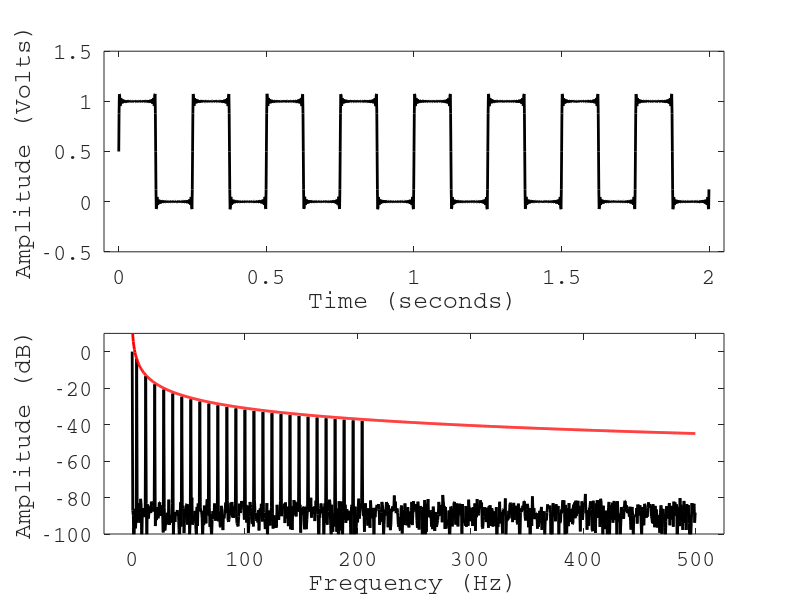

Write MATLAB code to recreate this figure.
clear;
close;
home;

%functions
%n is a constant
function retval = sinn_An(n,x)
	An = 2.0/pi/n;
	retval = An*sin(n.*x);
endfunction

%The full series
function retval = fourier_square(n,x)
	retval = 0.5;
	for i=[0:n]
		retval = retval+sinn_An(2*i+1,x);
	endfor
endfunction

%Prediction, for plotting
function retval = predict(f)
	retval = zeros(size(f));
	retval(1) = 0.5;
	n = length(f);
	for i=2:n
		retval(i) = 2.0/pi/i;
	endfor
endfunction

%dsp parameters for x-axis:
fs = 1000.0; %Hz
f_0 = 4; %Hz
T = 2.0; %Total time (10 sec)
dt = 1/fs;
df = 1/T;
f = transpose([0:df:fs/2-df]);
t = transpose([0.0:dt:T-dt]);
N = length(t)/2;
%dsp parameters for y-axis:
amplitude = 1;
n_modes = 25;
noise_sigma = 0.001;
noise = randn(size(t))*noise_sigma;
y = amplitude*fourier_square(n_modes,2*pi*f_0*t)+noise;
%y = y-mean(y);
Y = sqrt(conj(fft(y)).*fft(y));

%Check Parseval theorem
sum(y.^2)
sum(Y.^2)/length(t)

Y_R = Y(1:length(f))*dt;
Y_L = Y(length(f)+1:end)*dt;
P = predict(f);
P = P*max(Y_R)/max(P);
spectrum = 20*log10(Y_R);
prediction = 20*log10(P);
spectrum = spectrum-max(spectrum);
prediction = prediction+13.0;

%Plotting section
figure(1, 'position',[0,0,650,650]);
subplot(2,1,1);
plot(t,y,'color','black','linewidth',2.0);
xlabel('Time (seconds)','fontname','Courier','fontsize',16);
ylabel('Amplitude (Volts)','fontname','Courier','fontsize',16);
set(gca(),'fontname','Courier','fontsize',16);
axis([0-dt*50 T+dt*50 -0.5 amplitude*1.5]);
subplot(2,1,2);
hold on;
plot(f,spectrum,'color','black','linewidth',2.0);
axis([0-df*50 fs/2+df*50 -100 10]);
plot(f,prediction,'color','red','linewidth',2.0);
xlabel('Frequency (Hz)','fontname','Courier','fontsize',16);
ylabel('Amplitude (dB)','fontname','Courier','fontsize',16);
set(gca(),'fontname','Courier','fontsize',16);
%hl = legend('Signal+Noise (Positive frequencies)','Signal+Noise (Negative frequencies)','2pi/(f/f_0)','location','north');
%set(hl,'fontname','Courier','fontsize',10,'box','off');
box on;

%Printint to PDF
print -dpdf "octave1.pdf"
